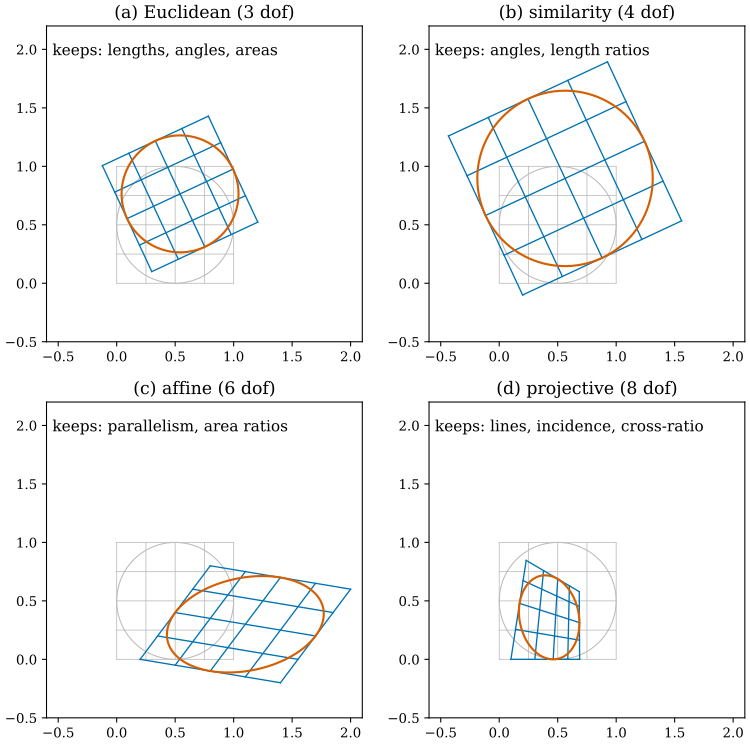

The script that saved this image:
"""Figure 27.2.3: the hierarchy Euclidean < similarity < affine < projective, acting on the same picture (Section 27.2).

Original picture (light gray in every panel): the unit square [0, 1]^2 with a 5 x 5 grid and its inscribed circle
(center (0.5, 0.5), radius 0.5). Each panel applies one 3 x 3 matrix of the given class (in the chart w = 1):
(a) Euclidean: rotation 25 deg + translation (0.3, 0.1);
(b) similarity: the same rotation and scale 1.5, translation (0.2, -0.1);
(c) affine: A = [[1.2, 0.6], [-0.2, 0.8]], translation (0.2, 0.0);
(d) projective: H = [[1.0, 0.2, 0.1], [0.0, 1.1, 0.0], [0.6, 0.3, 1.0]].
Self-checks: lengths kept in (a); angles kept in (b); parallel grid lines stay parallel in (c); in (d) parallel lines meet
(their images have a finite intersection) and the circle goes to a conic that is not a circle; the cross-ratio of four
collinear grid points is kept in (d).

Run from the project root: ``PYTHONPATH=tools python3 chapters/27-cameras-rays/figures/fig-27-2-3-hierarchy.py``
"""

import os

os.environ.setdefault("OMP_NUM_THREADS", "4")
os.environ.setdefault("OPENBLAS_NUM_THREADS", "4")

import dgfig

dgfig.setup()

import matplotlib.pyplot as plt
import numpy as np

C = dgfig.COLORS


def Rz(a):
    return np.array([[np.cos(a), -np.sin(a)], [np.sin(a), np.cos(a)]])


def hom(A, b):
    M = np.eye(3)
    M[:2, :2] = A
    M[:2, 2] = b
    return M


a25 = np.radians(25)
mats = [
    ("(a) Euclidean (3 dof)", "lengths, angles, areas", hom(Rz(a25), [0.3, 0.1])),
    ("(b) similarity (4 dof)", "angles, length ratios", hom(1.5 * Rz(a25), [0.2, -0.1])),
    ("(c) affine (6 dof)", "parallelism, area ratios", hom(np.array([[1.2, 0.6], [-0.2, 0.8]]), [0.2, 0.0])),
    ("(d) projective (8 dof)", "lines, incidence, cross-ratio", np.array([[1.0, 0.2, 0.1], [0.0, 1.1, 0.0], [0.6, 0.3, 1.0]])),
]


def apply(M, xy):
    h = M @ np.vstack([xy, np.ones(xy.shape[1])])
    return h[:2] / h[2]


s = np.linspace(0, 1, 200)
grid = [np.vstack([np.full_like(s, g), s]) for g in np.linspace(0, 1, 5)] + \
       [np.vstack([s, np.full_like(s, g)]) for g in np.linspace(0, 1, 5)]
ang = np.linspace(0, 2 * np.pi, 400)
circ = np.vstack([0.5 + 0.5 * np.cos(ang), 0.5 + 0.5 * np.sin(ang)])

# self-checks
E = mats[0][2]
e1 = apply(E, np.array([[0, 1.0], [0, 0]]))
assert abs(np.linalg.norm(e1[:, 1] - e1[:, 0]) - 1) < 1e-12
S = mats[1][2]
v1 = apply(S, np.array([[0, 1, 0], [0, 0, 1.0]]))
assert abs((v1[:, 1] - v1[:, 0]) @ (v1[:, 2] - v1[:, 0])) < 1e-12
A = mats[2][2]
la, lb = apply(A, grid[0][:, [0, -1]]), apply(A, grid[1][:, [0, -1]])
da, db = la[:, 1] - la[:, 0], lb[:, 1] - lb[:, 0]
assert abs(da[0] * db[1] - da[1] * db[0]) < 1e-12
Hp = mats[3][2]
la, lb = apply(Hp, grid[0][:, [0, -1]]), apply(Hp, grid[1][:, [0, -1]])
da, db = la[:, 1] - la[:, 0], lb[:, 1] - lb[:, 0]
assert abs(da[0] * db[1] - da[1] * db[0]) > 1e-3
c4 = apply(Hp, circ)
rr = np.hypot(*(c4 - c4.mean(1, keepdims=True)))
assert rr.max() / rr.min() > 1.2
xs = np.array([0.0, 0.25, 0.5, 1.0])
img = apply(Hp, np.vstack([xs, np.full(4, 0.25)]))
tt = np.hypot(*(img - img[:, :1]))
cr = lambda a, b, c_, d: ((c_ - a) * (d - b)) / ((c_ - b) * (d - a))
assert abs(cr(*tt) - cr(*xs)) < 1e-10

fig, axes = plt.subplots(2, 2, figsize=(8.2, 8.0))
for axx, (ttl, inv, M) in zip(axes.ravel(), mats):
    for g in grid:
        axx.plot(*g, color="#BBBBBB", lw=0.6)
    axx.plot(*circ, color="#BBBBBB", lw=0.8)
    for g in grid:
        axx.plot(*apply(M, g), color=C["tangent"], lw=1.0)
    axx.plot(*apply(M, circ), color=C["normal"], lw=1.6)
    axx.set_xlim(-0.6, 2.1)
    axx.set_ylim(-0.5, 2.2)
    axx.set_aspect("equal")
    axx.set_title(ttl, fontsize=13)
    axx.text(-0.55, 2.05, "keeps: " + inv, fontsize=11.5, va="top")
    axx.tick_params(labelsize=10)
fig.tight_layout()
dgfig.save(fig, __file__)
